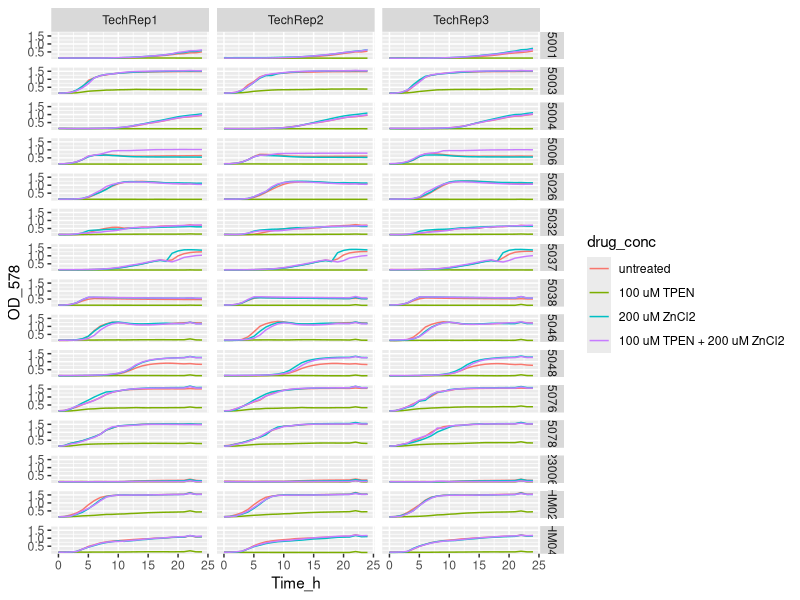
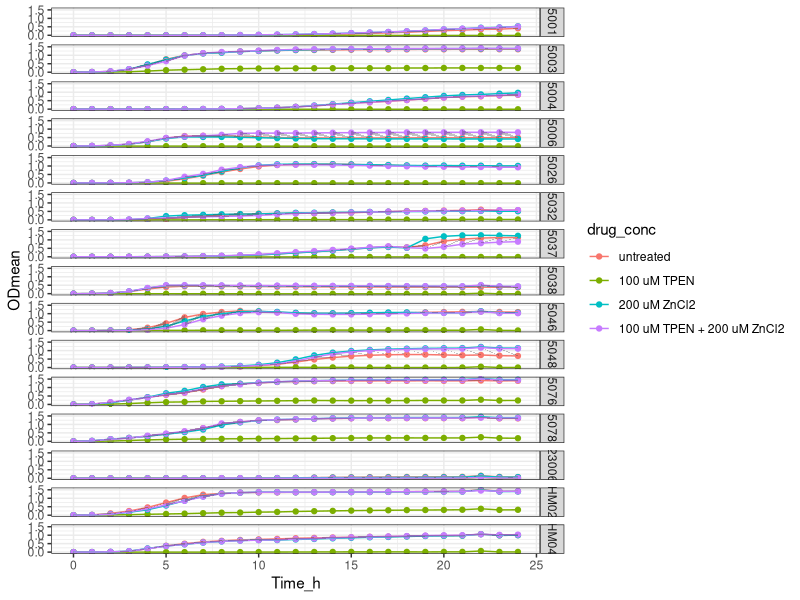

Reproduce these figures in R, in order. (Note: this script raises an error after producing the figures.)
setwd("~/ITQB/Plate readings/Exp26, 27, 28 - 28022024, 28022024, 01032024")

library(tidyverse)

library(readxl)
Exp27 <- Exp27_5plates_29022024 <- read_excel("Exp27_5plates_29022024_TPEN_ZnCl2_final_final.xlsx")
View(Exp27) 

Exp27_v1 <- Exp27 %>%
  pivot_longer(names_to = "Condition", values_to = "OD_578", cols = -Time_h)
Exp27_v1
View(Exp27_v1)


Exp27_v2 <- separate(Exp27_v1, Condition, 
                     c("Strain",
                       "Transfer_medium",
                       "Zn_condition", 
                       "Tech_Repl",
                       "Biol_Repl",
                       "drug_conc",
                       "Well_number"), 
                     sep = "_", remove = FALSE,
                     convert = FALSE)
View(Exp27_v2)

Exp27_v2$OD_578 <- as.numeric (Exp27_v2$OD_578) #Because OD_578 values are character

Exp27_v2$drug_conc <- factor(Exp27_v2$drug_conc, levels = c("ctr",
                                                            "20T",
                                                            "40Zn",
                                                            "20T40Zn"))

Exp27_v2 <- Exp27_v2 %>% mutate(drug_conc = recode (drug_conc,
                                                             "ctr" = "untreated",
                                                             "20T" = "100 uM TPEN",
                                                             "40Zn" = "200 uM ZnCl2",
                                                             "20T40Zn" = "100 uM TPEN + 200 uM ZnCl2"))

Exp27_v2$Strain <- factor(Exp27_v2$Strain, levels = c("5001",
                                                    "5002",
                                                    "5003",
                                                    "5004",
                                                    "5006",
                                                    "5026",
                                                    "5032",
                                                    "5037",
                                                    "5038",
                                                    "5046",
                                                    "5048",
                                                    "5076",
                                                    "5078",
                                                    "23006",
                                                    "HM02",
                                                    "HM04"))

Exp27_v2 %>%
  ggplot(aes(x= Time_h, y=OD_578, color = drug_conc)) +
  geom_line() +
  facet_grid (Strain ~ Tech_Repl)

Exp27_v3<- Exp27_v2 %>% group_by(Strain, Transfer_medium, Zn_condition, Tech_Repl, Biol_Repl, Well_number) %>%
  mutate(blank = Time_h ==0)

View(Exp27_v3)

Exp27_v4 <- Exp27_v3 %>%
  group_by(Strain, Transfer_medium, Zn_condition, Tech_Repl, Biol_Repl, Well_number) %>%
  mutate(OD = OD_578 - OD_578[blank]) %>%
  ungroup()


View(Exp27_v4)

#Obtain the mean and sd
Exp27_v5 <- Exp27_v4 %>% group_by(Time_h, Strain, Transfer_medium, drug_conc) %>%
  summarise(ODmean = mean(OD), sdOD = sd(OD), n())

Exp27_v5$Strain <- factor(Exp27_v5$Strain, levels = c("5001",
                                                      "5002",
                                                      "5003",
                                                      "5004",
                                                      "5006",
                                                      "5026",
                                                      "5032",
                                                      "5037",
                                                      "5038",
                                                      "5046",
                                                      "5048",
                                                      "5076",
                                                      "5078",
                                                      "23006",
                                                      "HM02",
                                                      "HM04"))


Exp27_v5 <- Exp27_v5 %>% mutate(drug_conc = recode (drug_conc,
                                                             "ctr" = "untreated",
                                                             "20T" = "100 uM TPEN",
                                                             "40Zn" = "200 uM ZnCl2",
                                                             "20T40Zn" = "100 uM TPEN + 200 uM ZnCl2"))


# stocks conc / 0.001(mM --> uM) / d.f (=2)--> conc TPEN (now in the table)


Exp27_v5  %>% ggplot(aes(x = Time_h,
             y = ODmean,
             color = drug_conc
  )) +
  geom_point() +
  geom_line() +
  geom_ribbon(aes(ymin=ODmean-sdOD, ymax=ODmean+sdOD),
              alpha = 0.3, colour = NA) +
  facet_grid (Strain ~.) +
  theme_bw()

#Filter to have just 1 strain in the plot
filtered_strain <- Exp27_v5 %>% filter (Strain == "5001")

filtered_strain <- Exp27_v5 %>% filter (Strain == "5002")

filtered_strain <- Exp27_v5 %>% filter (Strain == "5003")

filtered_strain <- Exp27_v5 %>% filter (Strain == "5004")

#Filter to compare the blanks (req_conc vs blank from the other stocks - 100 uM (ZnCl2 stock) vs TPEN blank) with a required concentration from a certain strain in the plot
filtered_data <- filtered_strain %>%
  filter(drug_conc %in% c("100 uM", "blank"))

filtered_data <- filtered_strain %>%
  filter(drug_conc %in% c("250 uM", "blank"))

filtered_data <- filtered_strain %>%
  filter(drug_conc %in% c("18 uM", "0.1HCl"))

filtered_data <- filtered_strain %>%
  filter(drug_conc %in% c("24 uM", "0.1HCl"))

filtered_data <- filtered_strain %>%
  filter(drug_conc %in% c("30 uM", "0.1HCl"))

filtered_data <- filtered_strain %>%
  filter(drug_conc %in% c("36 uM", "0.1HCl"))

filtered_data <- filtered_strain %>%
  filter(drug_conc %in% c("42 uM", "0.1HCl"))

filtered_data <- filtered_strain %>%
  filter(drug_conc %in% c("48 uM", "0.1HCl"))

filtered_data <- filtered_strain %>%
  filter(drug_conc %in% c("54 uM", "0.1HCl"))

filtered_data <- filtered_strain %>%
  filter(drug_conc %in% c("60 uM", "0.1HCl"))


ggplot(filtered_data, aes(x = Time_h, y = ODmean, color = Transfer_medium)) +
  geom_point() +
  geom_line() +
  geom_ribbon(aes(ymin = ODmean - sdOD, ymax = ODmean + sdOD, fill = Transfer_medium),
              alpha = 0.3, color = NA) +
  facet_wrap(~ Strain + drug_conc) +
  theme_bw()
